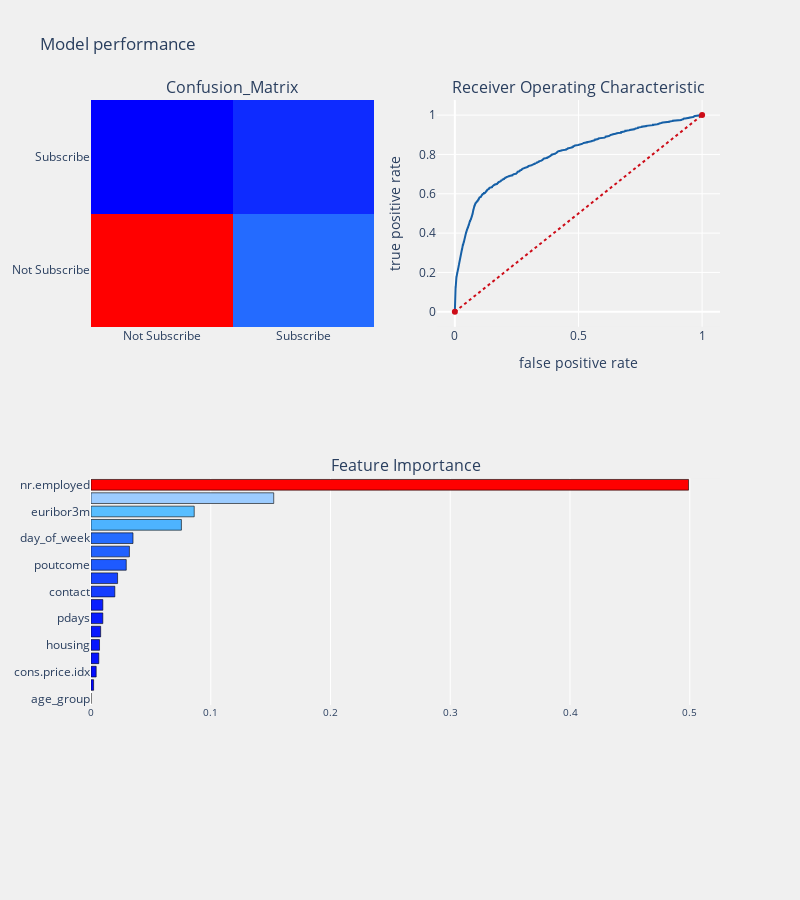

The code cell stored with this chart in its notebook:
### Code cell
conf_matrix = confusion_matrix(test_true, test_pred > 0.13)
plot_figures(conf_matrix, test_fpr, test_tpr, importance1.sort_values(by='percentage'), test_auc)

### Figure 1 — Plotly figure (JSON) as saved in the notebook; plotly's stock layout.template omitted (floating-point values rounded to 4 significant figures; data arrays with more than 128 entries replaced by an {"elided": "..."} marker saying what was removed)
{"data": [{"colorscale": [[0, "rgb(0,0,255)"], [0.1, "rgb(51,153,255)"], [0.2, "rgb(102,204,255)"], [0.3, "rgb(153,204,255)"], [0.4, "rgb(204,204,255)"], [0.5, "rgb(255,255,255)"], [0.6, "rgb(255,204,255)"], [0.7, "rgb(255,153,255)"], [0.8, "rgb(255,102,204)"], [0.9, "rgb(255,102,102)"], [1, "rgb(255,0,0)"]], "name": "matrix", "showscale": false, "type": "heatmap", "x": ["Not Subscribe", "Subscribe"], "xaxis": "x", "y": ["Not Subscribe", "Subscribe"], "yaxis": "y", "z": [[8049, 999], [467, 682]]}, {"line": {"color": "rgb(22, 96, 167)", "width": 2}, "name": "Roc:0.799", "type": "scatter", "x": {"elided": "2758 float values"}, "xaxis": "x2", "y": {"elided": "2758 float values"}, "yaxis": "y2"}, {"line": {"color": "rgb(205, 12, 24)", "dash": "dot", "width": 2}, "type": "scatter", "x": [0, 1], "xaxis": "x2", "y": [0, 1], "yaxis": "y2"}, {"marker": {"color": [0, 0.002189, 0.004336, 0.006524, 0.007122, 0.008064, 0.009873, 0.009894, 0.01991, 0.0222, 0.02945, 0.03208, 0.03508, 0.0755, 0.08621, 0.1526, 0.499], "colorscale": [[0, "rgb(0,0,255)"], [0.1, "rgb(51,153,255)"], [0.2, "rgb(102,204,255)"], [0.3, "rgb(153,204,255)"], [0.4, "rgb(204,204,255)"], [0.5, "rgb(255,255,255)"], [0.6, "rgb(255,204,255)"], [0.7, "rgb(255,153,255)"], [0.8, "rgb(255,102,204)"], [0.9, "rgb(255,102,102)"], [1, "rgb(255,0,0)"]], "line": {"color": "black", "width": 0.6}}, "name": "percentage", "orientation": "h", "type": "bar", "x": [0, 0.002189, 0.004336, 0.006524, 0.007122, 0.008064, 0.009873, 0.009894, 0.01991, 0.0222, 0.02945, 0.03208, 0.03508, 0.0755, 0.08621, 0.1526, 0.499], "xaxis": "x3", "y": ["age_group", "previous", "cons.price.idx", "loan", "housing", "cons.conf.idx", "pdays", "marital", "contact", "campaign", "poutcome", "education", "day_of_week", "job", "euribor3m", "month", "nr.employed"], "yaxis": "y3"}], "layout": {"annotations": [{"font": {"size": 16}, "showarrow": false, "text": "Confusion_Matrix", "x": 0.225, "xanchor": "center", "xref": "paper", "y": 1, "yanchor": "bottom", "yref": "paper"}, {"font": {"size": 16}, "showarrow": false, "text": "Receiver Operating Characteristic", "x": 0.775, "xanchor": "center", "xref": "paper", "y": 1, "yanchor": "bottom", "yref": "paper"}, {"font": {"size": 16}, "showarrow": false, "text": "Feature Importance", "x": 0.5, "xanchor": "center", "xref": "paper", "y": 0.375, "yanchor": "bottom", "yref": "paper"}], "autosize": false, "height": 900, "margin": {"b": 195}, "paper_bgcolor": "rgba(240,240,240, 0.95)", "plot_bgcolor": "rgba(240,240,240, 0.95)", "showlegend": false, "title": {"text": "Model performance"}, "width": 800, "xaxis": {"anchor": "y", "domain": [0, 0.45]}, "xaxis2": {"anchor": "y2", "domain": [0.55, 1], "title": {"text": "false positive rate"}}, "xaxis3": {"anchor": "y3", "domain": [0, 1], "showgrid": true, "tickangle": 0, "tickfont": {"size": 10}}, "yaxis": {"anchor": "x", "domain": [0.625, 1]}, "yaxis2": {"anchor": "x2", "domain": [0.625, 1], "title": {"text": "true positive rate"}}, "yaxis3": {"anchor": "x3", "domain": [0, 0.375]}}}
